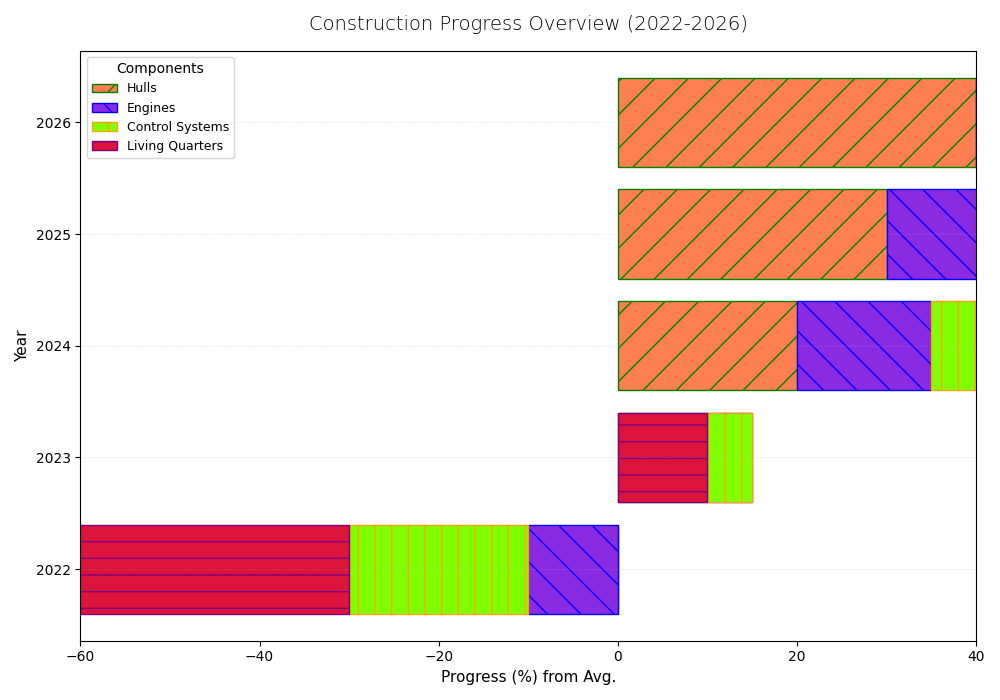

Source code (Python):
import matplotlib.pyplot as plt
import numpy as np

years = ['2022', '2023', '2024', '2025', '2026']
hull_progress = np.array([60, 70, 80, 90, 100]) - 60
engine_progress = np.array([50, 65, 75, 85, 95]) - 60
control_systems_progress = np.array([40, 55, 70, 85, 95]) - 60
living_quarters_progress = np.array([30, 50, 65, 80, 90]) - 60

fig, ax = plt.subplots(figsize=(10, 7))

# Changed colors for stylistic variation
colors = ['#FF7F50', '#8A2BE2', '#7FFF00', '#DC143C']

# Randomly altered bar elements with different line styles and fill patterns
ax.barh(years, hull_progress, label='Hulls', color=colors[0], left=0, edgecolor='green', hatch='/')
ax.barh(years, engine_progress, label='Engines', color=colors[1], left=hull_progress, edgecolor='blue', hatch='\\')
ax.barh(years, control_systems_progress, label='Control Systems', color=colors[2], left=hull_progress + engine_progress, edgecolor='orange', hatch='|')
ax.barh(years, living_quarters_progress, label='Living Quarters', color=colors[3], left=hull_progress + engine_progress + control_systems_progress, edgecolor='purple', hatch='-')

# Altered title and label styles
ax.set_title('Construction Progress Overview (2022-2026)', fontsize=14, fontweight='light', pad=15)
ax.set_xlabel('Progress (%) from Avg.', fontsize=11)
ax.set_ylabel('Year', fontsize=11)

# Modified legend position and style for variety
ax.legend(title='Components', loc='upper left', fontsize=9, fancybox=True)

# Adjusted grid styles
ax.grid(axis='y', linestyle=':', linewidth=0.5, alpha=0.5)

ax.set_xlim(-60, 40)
plt.tight_layout()
plt.show()
